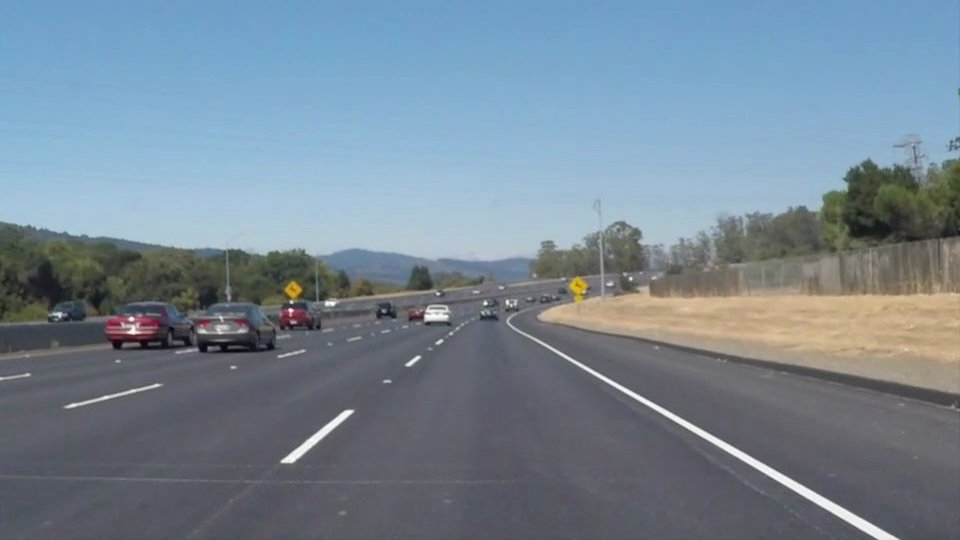
#> input picture Python_selfPractice/vision_Study/solidWhiteCurve.jpg, 960 x 540 px, given in place of org2.avi, which was not available
$ python final_linedetect.py   (older library calls are emulated)
#> lines starting #> are read from the running program, lines starting #| are printed output that depends on the picture; after the words box and inside, x2 and y2 are one past the last pixel; in counts of white or black regions, pixels touching at a corner belong together; pictures that were not available may be replaced by others from this repository, and a replacement may not be noted
import cv2
import numpy as np

class LineDetect:
    def __init__(self):
        self.xlocate = None
        self.length = None

    def main(self, img):
        img = np.dstack((img, img, img)) * 255
        h = img.shape[0]
        w = img.shape[1]

        window_h = 5
        nwindows = 20
        margin = 20
        minpix = 10

        nonzero = img.nonzero()
        nony = np.array(nonzero[0])
        nonx = np.array(nonzero[1])

        left_lines = ((nonx > 205) & (nonx < 230) & (nony > 385)).nonzero()[0]
        right_lines = ((nonx > 470) & (nonx <510) & (nony > 385)).nonzero()[0]

        lxcurrent = 0
        lycurrent = 0
        rxcurrent = 0
        rycurrent = 0
        center = None

        if (len(left_lines) > minpix):
            flag = 1
            lxcurrent = np.int(np.mean(nonx[left_lines]))
            lycurrent = np.int(np.max(nony[left_lines]))
        elif (len(right_lines) > minpix):
            flag = 2
            rxcurrent = np.int(np.mean(nonx[right_lines]))
            rycurrent = np.int(np.mean(nony[right_lines]))
        else:
            flag = 3

        if flag != 3:
            for window in range(nwindows):
                if flag == 1:
                    window_l_x = lxcurrent - margin
                    window_l_y = lycurrent - (window + 1) * window_h
                    window_r_x = lxcurrent + margin
                    window_r_y = lycurrent - window * window_h


                    cv2.rectangle(img, (window_l_x, window_l_y), (window_r_x, window_r_y), (150, 150, 0), 2)
                    cv2.rectangle(img, (window_l_x + int(w * 0.43), window_l_y), (window_r_x + int(w * 0.43), window_r_y), (0, 150, 150), 2)

                    print(len(left_lines))
                    left_lines = ((nonx < window_r_x) & (nonx > window_l_x) & (nony < window_r_y) & (nony > window_l_y)).nonzero()[0]

                    if (len(left_lines) > minpix):
                        lxcurrent = np.int(np.mean(nonx[left_lines]))
                elif flag == 2:
                    window_l_x = rxcurrent - margin
                    window_l_y = rycurrent - (window * window_h)
                    window_r_x = rxcurrent + margin
                    window_r_y = rycurrent - ((window + 1) * window_h)

                    cv2.rectangle(img, (window_l_x, window_l_y), (window_r_x, window_r_y), (0, 150, 150), 2)
                    cv2.rectangle(img, (window_l_x - int(w * 0.43), window_l_y), (window_r_x - int(w * 0.43), window_r_y), (150, 150, 0), 2)

                    right_lines = ((nonx < window_r_x) & (nonx > window_l_x) & (nony < window_r_y) & (nony > window_l_y)).nonzero()[0]

                    if (len(right_lines) > minpix):
                        rxcurrent = np.int(np.mean(nonx[right_lines]))
                        rycurrent = np.int(np.mean(nony[right_lines]))

        cv2.imshow('img', img)

if __name__ == "__main__":
    line = LineDetect()
    cap = cv2.VideoCapture('org2.avi')
    while cap.isOpened():
        kernel_size = 3
        low_th = 140
        high_th = 180
        threshold_value = 160
        value = 255
        dila_ker = np.ones((5, 5), np.uint8)

        ret, img = cap.read()
#> img is the input picture: shape (540, 960, 3); mean B, G, R 148.1, 134.5, 118.5

        if ret:
            h = img.shape[0]
#> h = 540
            w = img.shape[1]
#> w = 960

            gray = cv2.cvtColor(img, cv2.COLOR_BGR2GRAY)
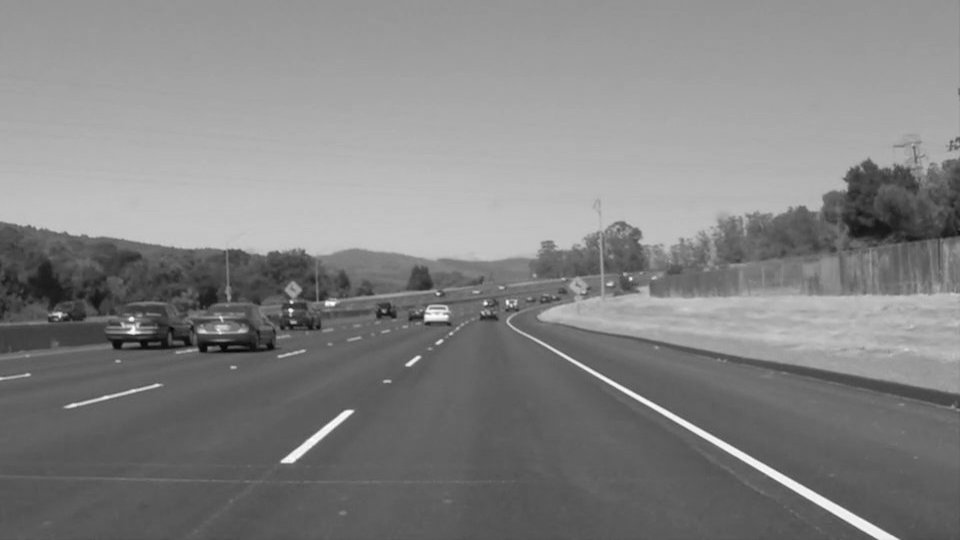
#> gray: shape (540, 960); min 5, max 255, mean 131.2
            blur = cv2.GaussianBlur(gray, (kernel_size, kernel_size), 0)
            edge = cv2.Canny(blur, low_th, high_th)
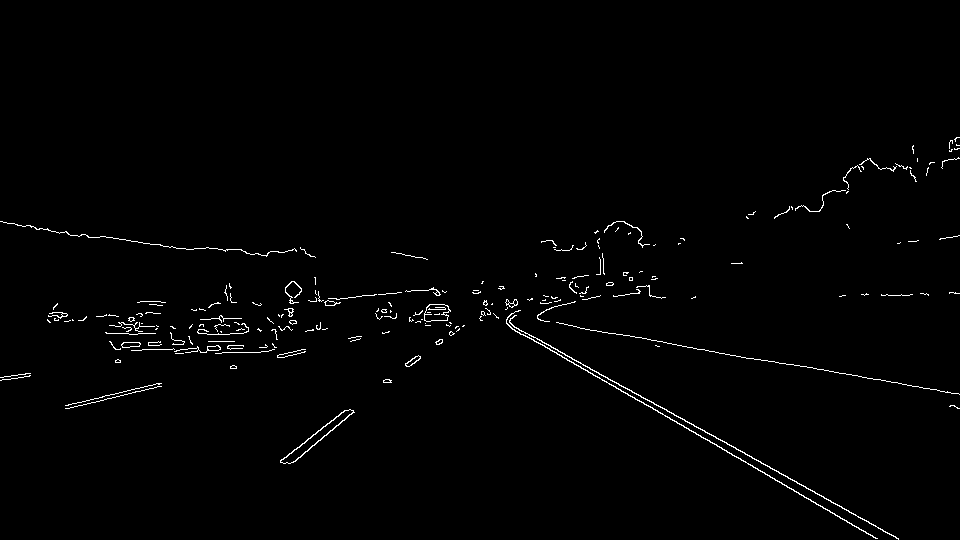
#> edge: shape (540, 960); 1.1% white in thin lines or dots, all inside (x1, y1, x2, y2) = (0, 137, 960, 540)
            src = np.float32([[140, 320],
                              [540, 310],
                              [-350, 420],
                              [1020, 410]])

            dst = np.float32([[0, 0],
                              [w, 0],
                              [0, h],
                              [w, h]])
#> dst = [[0, 0], [960, 0], [0, 540], [960, 540]]
            M = cv2.getPerspectiveTransform(src, dst)
            the = cv2.threshold(edge, threshold_value, value, cv2.THRESH_BINARY)[1]
            warp = cv2.warpPerspective(the, M, (w, h), flags=cv2.INTER_LINEAR)
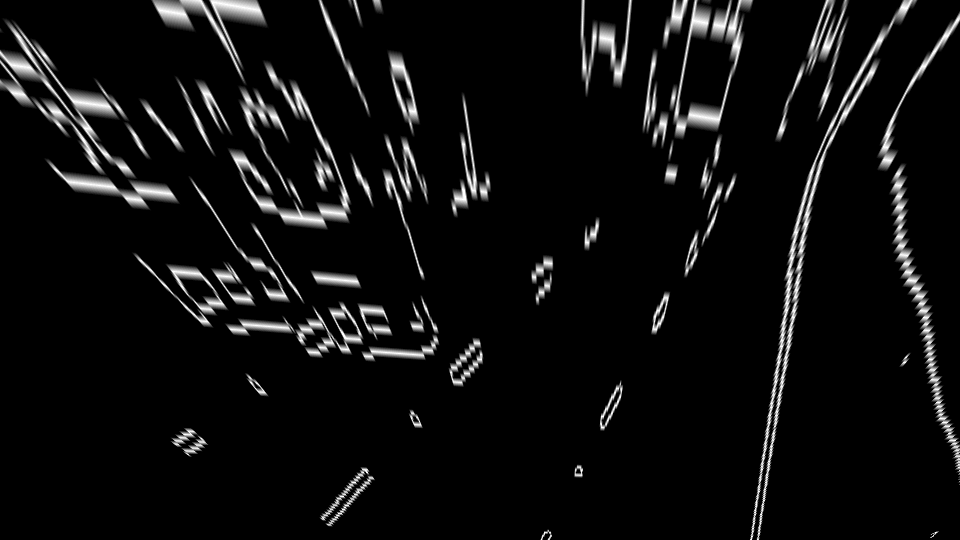
#> warp: shape (540, 960); min 0, max 255, mean 14.7
            dila = cv2.dilate(warp, dila_ker, iterations=1)
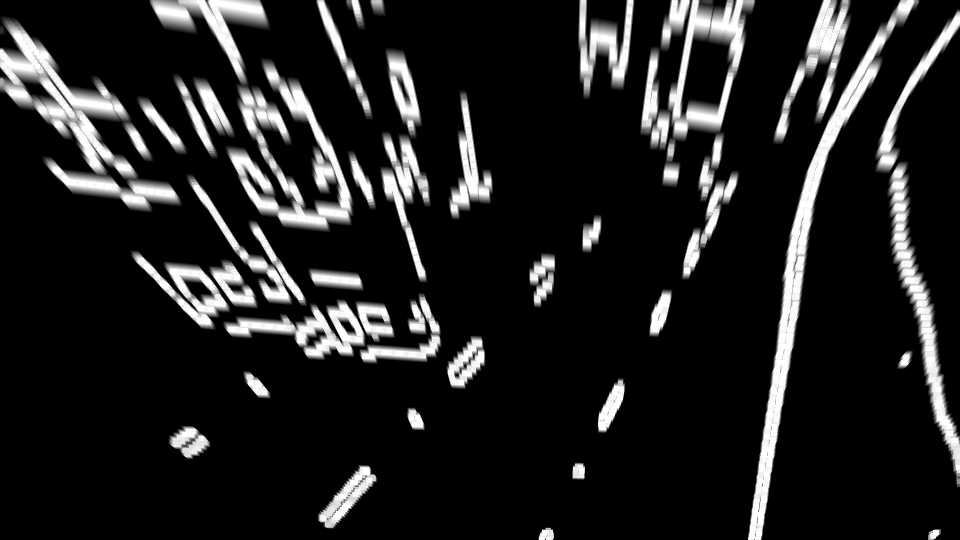
#> dila: shape (540, 960); min 0, max 255, mean 33.2
            line.main(dila)
#> in main, `img = np.dstack((img, img, img)) * 255`:
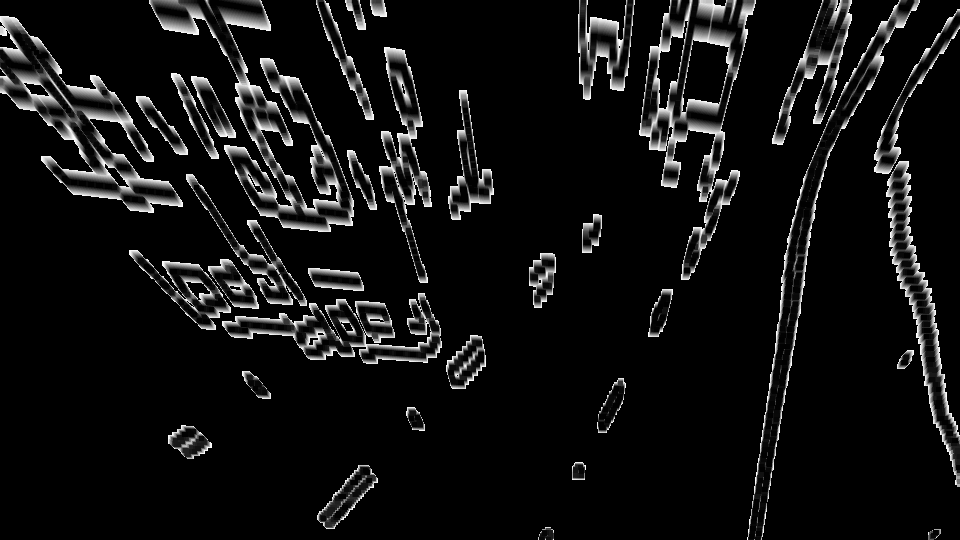
#> img: shape (540, 960, 3); min 0, max 255, mean 17.6
#> in main, `left_lines = ((nonx > 205) & (nonx < 230) & (nony > 385)).nonzero()[0]`: left_lines = 147 values from 294153 to 296714
#> in main, `right_lines = ((nonx > 470) & (nonx <510) & (nony > 385)).nonzero()[0]`: right_lines = empty array
#> in main, `lxcurrent = np.int(np.mean(nonx[left_lines]))`: lxcurrent = 207
#> in main, `lycurrent = np.int(np.max(nony[left_lines]))`: lycurrent = 450
#> the loop in main, `for window in range(nwindows):` made 20 passes
#> (window_l_x, window_l_y, window_r_x, window_r_y, lxcurrent) on passes 1 to 5: (187, 445, 227, 450, 198), (178, 440, 218, 445, 194), (174, 435, 214, 440, 190), (170, 430, 210, 435, 186), (166, 425, 206, 430, 187)
#> (window_l_x, window_l_y, window_r_x, window_r_y) on passes 6 to 11: (167, 420, 207, 425), (167, 415, 207, 420), (167, 410, 207, 415), (167, 405, 207, 410), (167, 400, 207, 405), (167, 395, 207, 400)
#| 147
#| 264
#| 384
#| 378
#| 336
#| 186
#| 0
#| 0
#> (further printed lines are left out)
#> after the loop in main, `for window in range(nwindows):`:
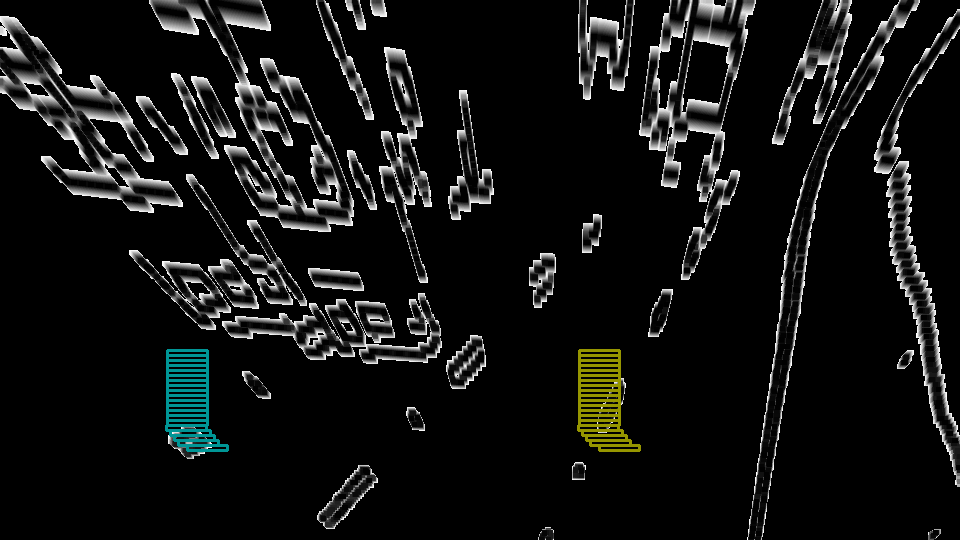
#> img: shape (540, 960, 3); 1.16% of pixels changed, all inside (x1, y1, x2, y2) = (165, 349, 641, 452); drawn as B, G, R
